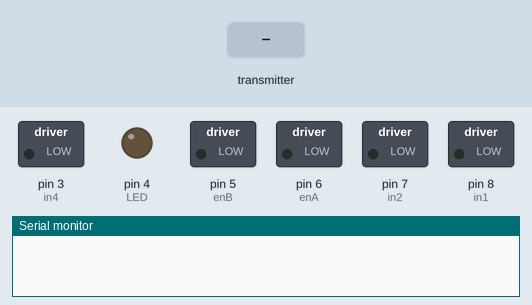
Recording of a sketch running on a simulated Arduino Uno, built with avr-gcc and run on an emulated ATmega328P. Shown: switched loads named in the sketch (green lamp = pin HIGH), output pins drawn as LEDs (lit = HIGH), the last lines printed to the serial monitor. The inputs (shaded band) are chosen by the test bench. No radio packets arrive unless stated.

Above: at 1.2 s.
1.3 s: the transmitter starts sending command = 1
At 1.6 s:
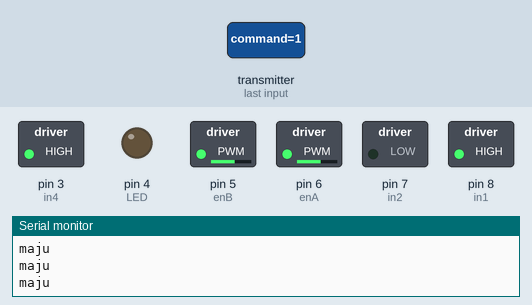
2.8 s: the transmitter starts sending command = 2
At 4.0 s:
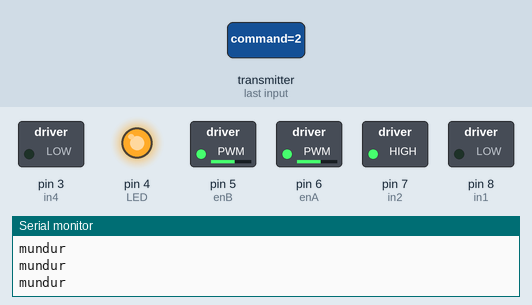
4.3 s: the transmitter starts sending command = 3
At 5.5 s:
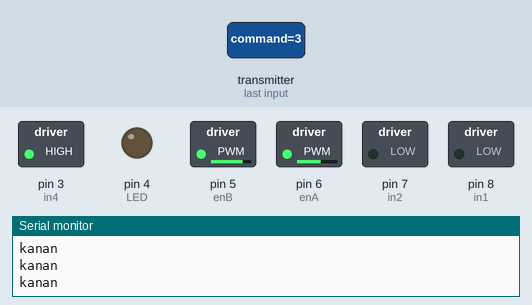
5.8 s: the transmitter starts sending command = 0
At 6.8 s:
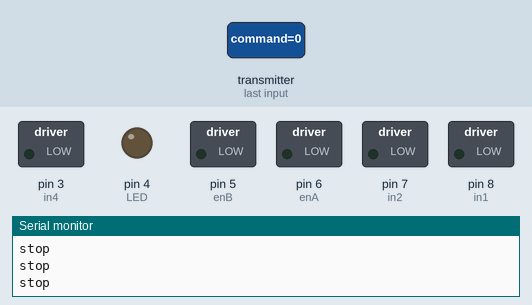
7.7 s: the transmitter starts sending command = 3
At 8.5 s:
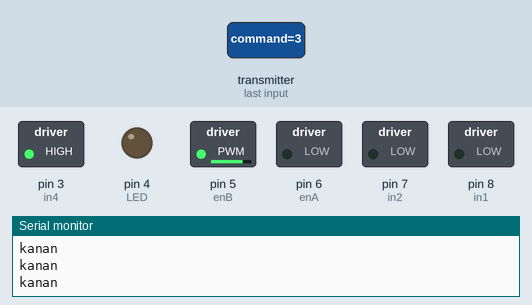
Timing chart, 0 to 10.2 s (numbered marks = the images above; inputs shaded):
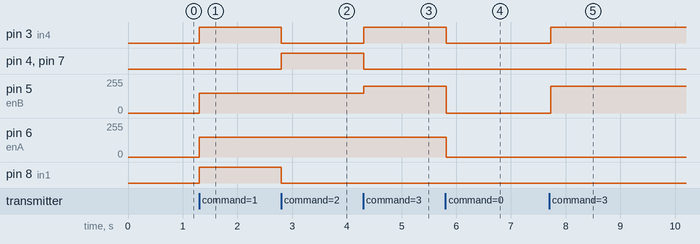

The sketch:

Robot1_Reciever.ino
```cpp
#include <SPI.h>
#include <nRF24L01.h>
#include <RF24.h>
#include <NewPing.h>

#define CE_PIN   9
#define CSN_PIN 10
#define LED 4
//  #define echo_pin A1
//  #define trigger_pin A0
//  #define max_distance 200

//  NewPing sonar(echo_pin, trigger_pin, max_distance);

// Inialisasi pin pada L298N
int enA = 6; // enable motor A // pin 6 = pwm pin
int enB = 5; // enable motor B // pin 5 = pwm pin
const int in1 = 8; // motor A1 pin (+)
const int in2 = 7; // motor A2 pin (-)
const int in3 = 4; // motor B1 pin (-)
const int in4 = 3; // motor B2 pin (+)

RF24 radio(CE_PIN, CSN_PIN); // Inialisasi pin CE dan CSN pada nRF24L01
const byte address[6] = "00001"; // Alamat komunikasi

//int jarak;

/////////////////////////////////////////////////////////////

void setup()
{
  Serial.begin(9600);

  //setup reciever nrf240L1
  radio.begin();
  radio.setAutoAck(false);
  radio.setDataRate(RF24_250KBPS);
  radio.setPALevel(RF24_PA_MIN);
  radio.setChannel(100);
  radio.openReadingPipe(0, address);
  radio.startListening();

  pinMode(enA, OUTPUT);
  pinMode(enB, OUTPUT);
  pinMode(in1, OUTPUT);
  pinMode(in2, OUTPUT);
  pinMode(in3, OUTPUT);
  pinMode(in4, OUTPUT);
  pinMode(LED, OUTPUT);
}

void loop()
{

  if (radio.available()) //mengecek sinyal transmiter
  {
      //pinMode(LED, HIGH);
      int command;
      radio.read(&command, sizeof(command));

      switch (command)
      {
        case 0:
          //digitalWrite(LED, LOW);
          mstop();
          delay(100);
          break;

        case 1:
          //digitalWrite(LED, HIGH);
          forward();
          delay(100);
          break;

        case 2:
          //digitalWrite(LED, HIGH);
          backward();
          delay(100);
          break;

        case 3:
          //digitalWrite(LED, HIGH);
          turn_right();
          delay(100);
          break;

        case 4:
          //digitalWrite(LED, HIGH);
          turn_left();
          delay(100);
          break;
      }
  }
}

void ns() //normal speed set
{
  analogWrite(enA, 150);
  analogWrite(enB, 150);
}

void zp() //zero speed set
{
  analogWrite(enA, 0);
  analogWrite(enB, 0);
}

void forward() //pin positif motor A dan B menyala
{
  Serial.println("maju");
  digitalWrite(in1, HIGH);
  digitalWrite(in2, LOW);
  digitalWrite(in3, LOW);
  digitalWrite(in4, HIGH);

  ns();
}

void backward() //pin positif motor A dan B mati
{
  Serial.println("mundur");
  digitalWrite(in1, LOW);
  digitalWrite(in2, HIGH);
  digitalWrite(in3, HIGH);
  digitalWrite(in4, LOW);

  ns();
}

void turn_left() //pin positif motor B menyala dan motor A mati
{
  Serial.println("kiri");
  digitalWrite(in1, HIGH);
  digitalWrite(in2, LOW);
  digitalWrite(in3, LOW);
  digitalWrite(in4, LOW);

  analogWrite(enA, 200);

}

void turn_right() //pin positif motor A menyala dan motor B mati
{
  Serial.println("kanan");
  digitalWrite(in1, LOW);
  digitalWrite(in2, LOW);
  digitalWrite(in3, LOW);
  digitalWrite(in4, HIGH);

  analogWrite(enB, 200);

}

void mstop() //semua pin motor A dan B mati
{
  Serial.println("stop");
  digitalWrite(in1, LOW);
  digitalWrite(in2, LOW);
  digitalWrite(in3, LOW);
  digitalWrite(in4, LOW);

  zp();
}
```

Measured:
- after the input at 1.3 s, pin 3 (in4), pin 8 (in1): LOW → HIGH at once; pin 5 (enB), pin 6 (enA): 0/255 → 150/255 at once
- after the input at 2.8 s, pin 3 (in4), pin 8 (in1): HIGH → LOW at once; pin 4 (LED), pin 7 (in2): LOW → HIGH at once
- after the input at 4.3 s, pin 3 (in4): LOW → HIGH at once; pin 4 (LED), pin 7 (in2): HIGH → LOW at once; pin 5 (enB): 150/255 → 200/255 at once
- after the input at 5.8 s, pin 3 (in4): HIGH → LOW at once; pin 5 (enB): 200/255 → 0/255 at once; pin 6 (enA): 150/255 → 0/255 at once
- after the input at 7.7 s, pin 3 (in4): LOW → HIGH at once; pin 5 (enB): 0/255 → 200/255 at once
